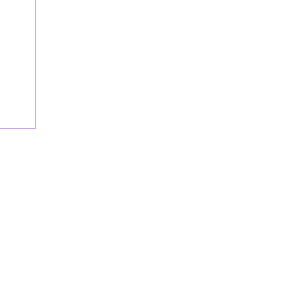
Frame 1 (no input)
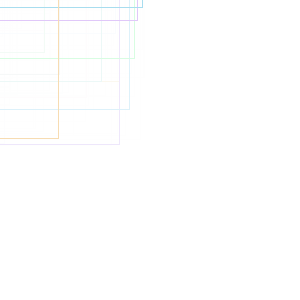
Frame 60 (the mouse pressed at the canvas centre just before this capture)
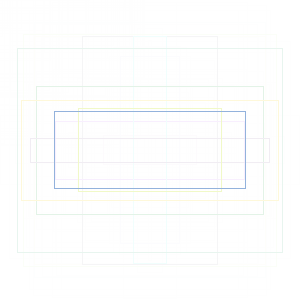
Frame 120 (the mouse held since frame 60 and released just before this capture)

The Processing sketch that drew these frames (run headless with seeded random() and noise(); from frame 60 on, the mouse is pressed at the canvas centre):

// Processing sketch: processing_15863
// ── processing_15863.pde

void setup(){
  size(300,300);
  noFill();
  smooth();
  background(255);
}

void draw(){
  noStroke();
  fill(255,255,255,64);
  rectMode(CORNER);
  rect(0,0,width,height);
  
  rectMode(CENTER);
  stroke(random(128,255),random(128,255),random(128,255));
  noFill();
  rect(mouseX,mouseY,random((int)width),(int)random(height));
}
